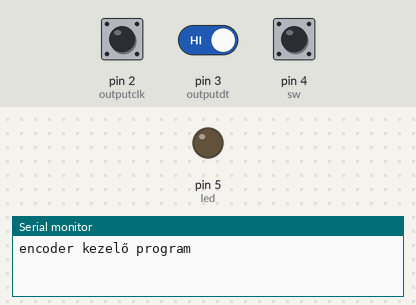
A sketch run on a simulated Arduino Uno, built with avr-gcc and run on an emulated ATmega328P. Shown: output pins drawn as LEDs (lit = HIGH), the last lines printed to the serial monitor. Inputs (shaded band) come from the test bench; at power-on: pin 2 (outputclk) HIGH, pin 4 (sw) HIGH, pin 3 (outputdt) HIGH.

Above: at 1.2 s.
1.3 s: pin 2 (outputclk) pulled LOW for 0.15 s
At 2.2 s:
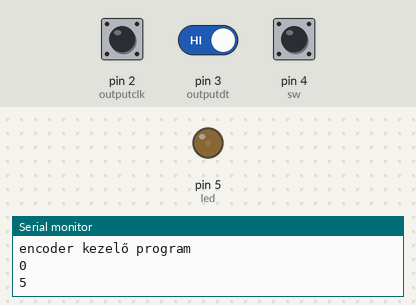
2.9 s: pin 4 (sw) pulled LOW for 0.15 s
At 4.0 s:
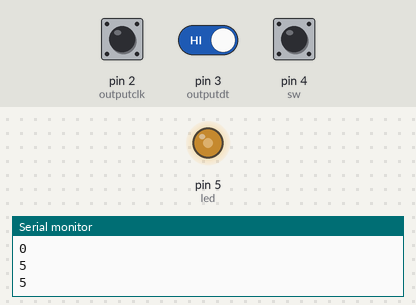
4.5 s: pin 2 (outputclk) pulled LOW for 1 s
At 5.1 s:
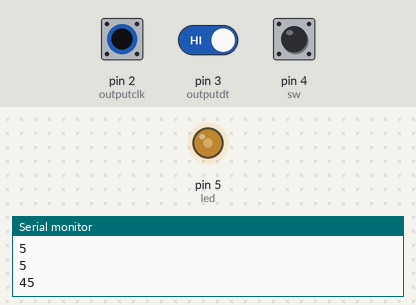
7.0 s: pin 2 (outputclk) driven LOW and pin 3 (outputdt) driven LOW
At 8.2 s:
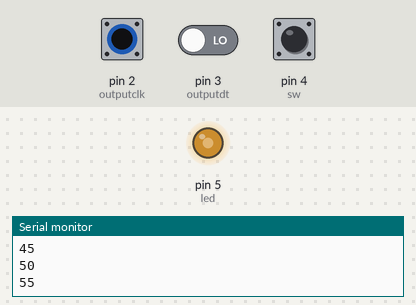
8.5 s: pin 2 (outputclk) driven HIGH
At 9.3 s:
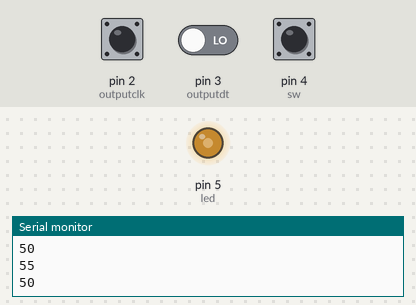
10.0 s: pin 2 (outputclk) driven LOW
At 10.5 s:
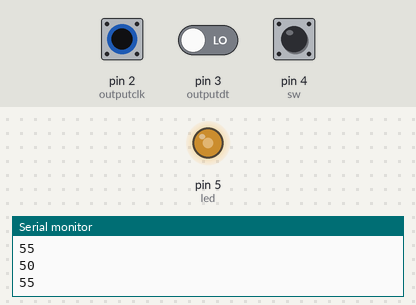
Timing chart, 0 to 12.5 s (numbered marks = the images above; inputs shaded):
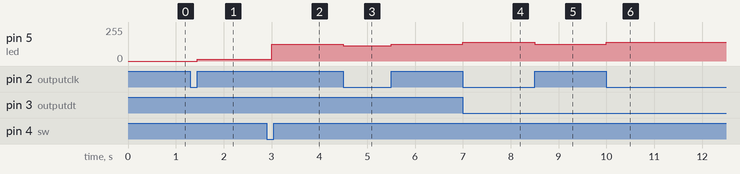

The sketch:

encoder.ino
```cpp
 int sw=4;
  int outputclk=2;
  int outputdt=3;
  int most=1;
  int ezelott=1;
  int szamlalo=0;
  int led=5;
  byte fenyero=0;
void setup() {
 Serial.begin (9600);
Serial.println("encoder kezelő program");
for(int i=2;i<=4;i++) pinMode(i, INPUT_PULLUP);

pinMode(led,OUTPUT);
digitalWrite(led,1);
}

void loop() {

most=digitalRead(outputclk);
if (most != ezelott)
{
 //Serial.println("teker");
 if(digitalRead(outputdt)!= most)
 {
  szamlalo=szamlalo-5;
  }
  else
  {
  szamlalo=szamlalo+5;
  }

  szamlalo=constrain(szamlalo,0,100);
Serial.println(szamlalo);

}
ezelott=most;
fenyero=map(szamlalo,0,100,0,255);
analogWrite(led, fenyero);
if (digitalRead(sw)==0)
{
  delay(100);
  if (digitalRead(sw)==0){
  Serial.println(szamlalo);
  szamlalo=50;
  }
  }


}
```

Measured:
- after the input at 1.3 s, pin 5 (led): 0/255 → 12/255 after 0.15 s
- after the input at 2.9 s, pin 5 (led): 12/255 → 127/255 after 0.10 s
- after the input at 4.5 s, pin 5 (led): 127/255 → 114/255 at once, → 127/255 1.0 s later
- after the input at 7.0 s, pin 5 (led): 127/255 → 140/255 at once
- after the input at 8.5 s, pin 5 (led): 140/255 → 127/255 at once
- after the input at 10.0 s, pin 5 (led): 127/255 → 140/255 at once
